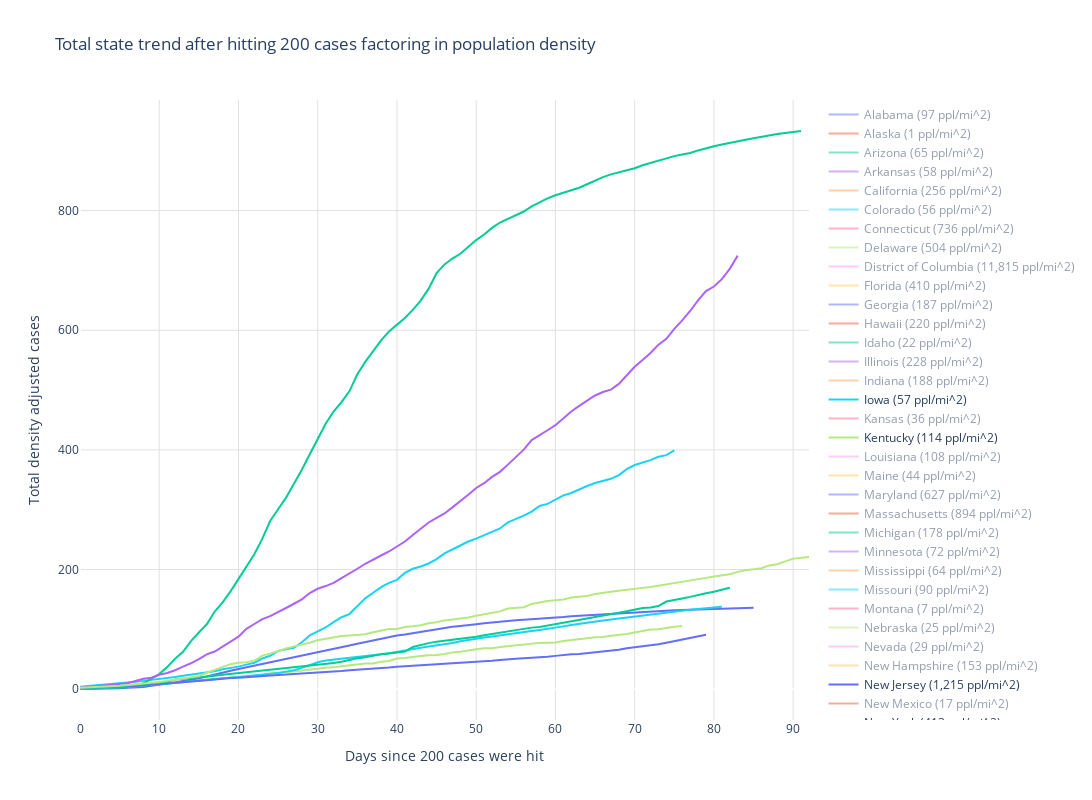

This figure's notebook cell:
### Markdown cell above
**********************************************************************************************************
 # State cases adjusted for population density
 **********************************************************************************************************

### Code cell
def stateplotbydensity(state, show_by_default):
    data = state_cov_data[state_cov_data.state == state][['date', 'cases']]
    data = data[data.cases >= starting_cases]
    state_density = population_state_density[population_state_density.state == state]
    if len(state_density):
        data.index = [x for x in range(0, len(data))]
        plotdata = (data.cases / state_density.density.values[0])
        if len(data['cases']):
            lastindex = len(data) - 1
            if (show_by_default):
                visible = True
            else:
                visible = 'legendonly'

            fig.add_trace(
                go.Scatter(x=data.index, y=plotdata, mode='lines', name=state + ' (' + str.format('{0:,}', int(round(state_density.density.values[0],0))) + ' ppl/mi^2)', line = { 'width': default_line_thickness },
                hovertemplate='density adjusted cases: %{y:,.0f}<br>day: %{x}', visible=visible)
            )

row += 1
starting_cases = 200
layout = go.Layout(
        title = 'Total state trend after hitting ' + str(starting_cases) + ' cases factoring in population density',
        plot_bgcolor = default_plot_color,
        xaxis_gridcolor = default_grid_color,
        yaxis_gridcolor = default_grid_color,
        width=default_width,
        height=default_height,
        xaxis_title='Days since ' + str(starting_cases) + ' cases were hit',
        yaxis_title='Total density adjusted cases'
)
fig=go.Figure(layout=layout)

for index, s in interesting_states.iterrows():
    stateplotbydensity(s.state, s.show_by_default)

fig.show()
plotly.offline.plot(fig, filename=webpage_folder + 'Chart_'+str(row)+'.html',auto_open=False)
html_graphs.write('''
<br/><br/><div>
<h1>State cases adjusted for population density</h1><br/>
Each state and county obviously has a population and an area in which this population lives. *Pretend* for a moment that Texas only has 1,000,000
people total. Also *pretend* that Rhode Island has 1,000,000 people. The land area of Rhode Island is much, much smaler than that of Texas. So, if both states
have a total of 5,000 covid-19 cases over the same number of days since the outbreak began in that state, you can say with high confidence that the people
in Texas are likely not effectively managing to stay as safe as they are in Rhode Island.<br/>
<br/>
This graph factors in this consideration for comparison between states and counties
</div>''')
html_graphs.write("  <object data=\""+'Chart_'+str(row)+'.html'+"\" width=" + str(default_width * 1.10) + " height=" + str(default_height* 1.10) + "\"></object>"+"\n")
